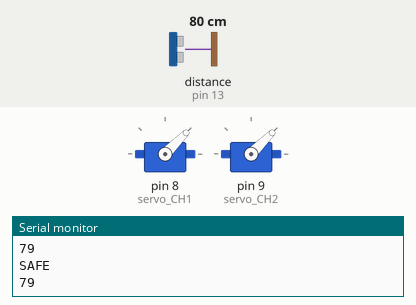
Recording of a sketch running on a simulated Arduino Uno, built with avr-gcc and run on an emulated ATmega328P. On the bench: 2 × servo, the last lines printed to the serial monitor. Wiring (inferred from the names in the program): ultrasonic range finder: trigger pin 12; echo pin 13. The test bench sets the inputs (shaded band); at power-on: distance to the obstacle (sensor on pin 13) 80 cm. The echo pulse lasts 58.3 µs per cm.

Above: at 1.3 s.
1.4 s: distance to the obstacle (sensor on pin 13) set to 12 cm
2.9 s: distance to the obstacle (sensor on pin 13) set to 9 cm
At 3.8 s:
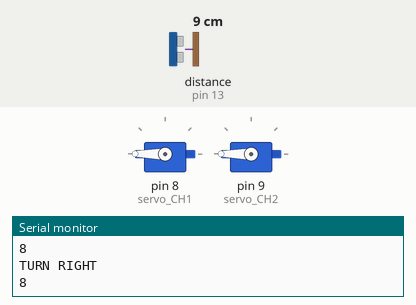
4.5 s: distance to the obstacle (sensor on pin 13) set to 18 cm
At 5.1 s:
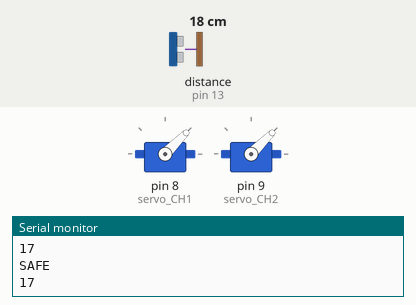
6.0 s: distance to the obstacle (sensor on pin 13) set to 2 cm
At 6.5 s:
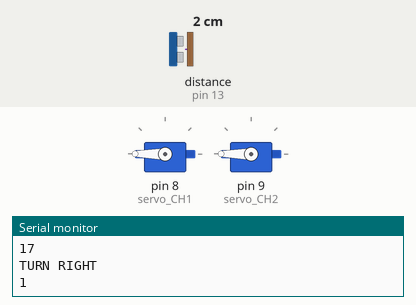
Timing chart, 0 to 8.5 s (numbered marks = the images above; inputs shaded):
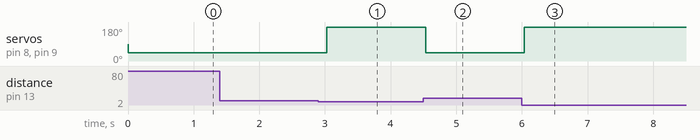

The sketch:

SingleHCSR04_Obstacle_Avoidance_ELD002.ino
```cpp
/* Arduino code to read in ultrasonic sensors for obstacle avoidance
 * Single mode code for one HC-SR04 reading to detect an obstacle
 * and move the tritrack away from it accordingly.
 *  --- 17ELD002, R ASANTE, Group G - Created: 22/01/2018
*/

#include <Servo.h>

#define L_Trig 12
#define L_Echo 13

Servo servo_CH1;
Servo servo_CH2;

void setup() {
  Serial.begin (9600);
  pinMode(L_Trig, OUTPUT);
  pinMode(L_Echo, INPUT);

  //TriTrack Wheel Setup
  servo_CH1.attach(8);
  servo_CH2.attach(9);
}

void loop() {
  long LEFT_SENS_duration;
  long LEFT_SENS_distance;


 //Begin Range Read
  digitalWrite(L_Trig, LOW);
  delayMicroseconds(2);
  digitalWrite(L_Trig, HIGH);
  delayMicroseconds(10);
  digitalWrite(L_Trig, LOW);
 //End Range Read

  LEFT_SENS_duration = pulseIn(L_Echo, HIGH);
  LEFT_SENS_distance = (LEFT_SENS_duration/2) / 29.1;

    if (LEFT_SENS_distance < 10){
    Serial.println("TURN RIGHT");
    turnRight();
    delayMicroseconds(500);
    }
    else if (LEFT_SENS_distance > 10){
    Serial.println("SAFE");
    delayMicroseconds(500);
    forward();
    }

  Serial.println(LEFT_SENS_distance);
  delay(500);
}


void forward() {
  servo_CH1.write(45);
  servo_CH2.write(45);
}

void reverse() {
  servo_CH1.write(180);
  servo_CH2.write(0);
}

void turnRight() {
  servo_CH1.write(180);
  servo_CH2.write(180);
}
void turnLeft() {
  servo_CH1.write(0);
  servo_CH2.write(0);
}

void stopRobot() {
  servo_CH1.write(90);
  servo_CH2.write(90);
}
```

Measured:
- the behaviour switches between 11 and 10 cm on distance to the obstacle (sensor on pin 13) (found by bisection; images 0 and 1)
- after the input at 2.9 s, servo on pin 8 (servo_CH1), servo on pin 9 (servo_CH2): 45° → 180° after 0.13 s
- after the input at 4.5 s, servo on pin 8 (servo_CH1), servo on pin 9 (servo_CH2): 180° → 45° at once
- after the input at 6.0 s, servo on pin 8 (servo_CH1), servo on pin 9 (servo_CH2): 45° → 180° at once
